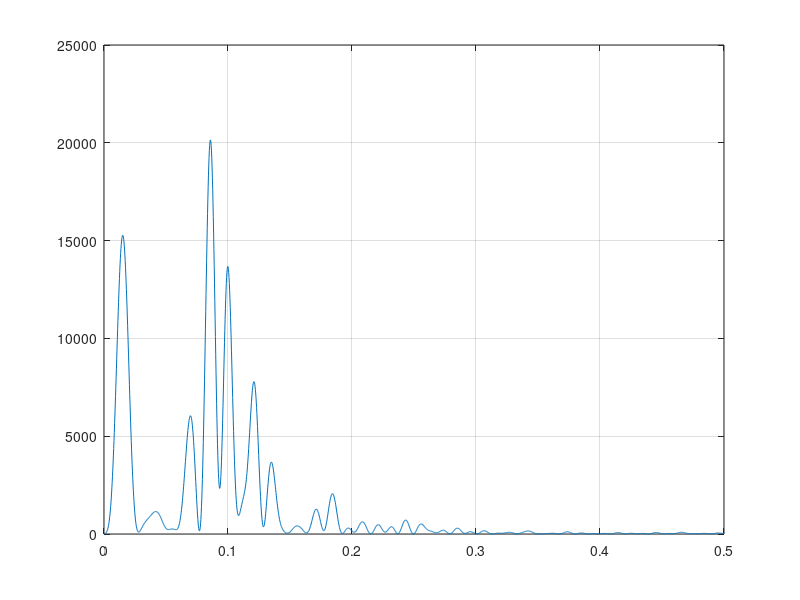
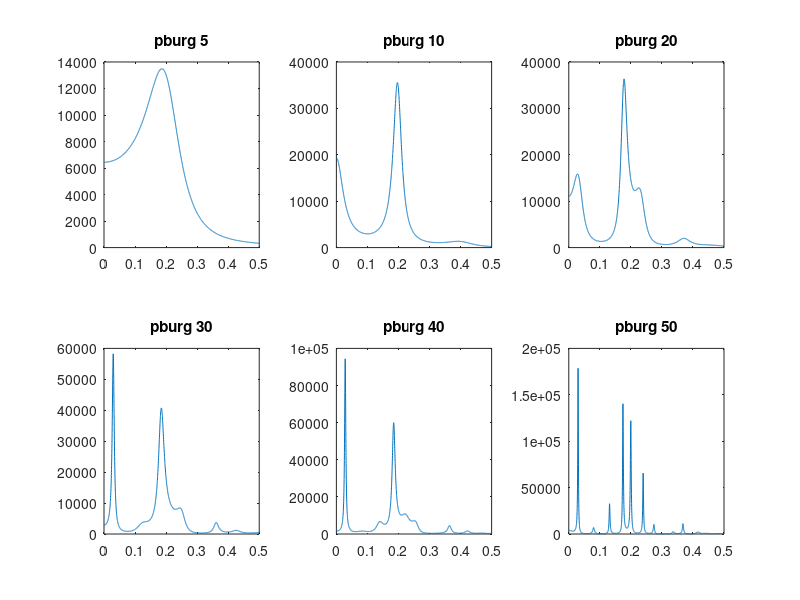

Recreate these plots in MATLAB, in order.
clear all;
close all;
load sunspot.dat;
x=sunspot;
x=x-mean(x);
M=length(x);
N=4096;
w=0:1/N:0.5-1/N;    
X=abs(fft(x,N));
Psd1=X.^2/M;   
figure(1)
plot(w,Psd1(1:N/2));grid on; 
figure(2)
psd_purg1 = pburg(x,5,N);
subplot(231)
plot(w,psd_purg1(1:N/2))
title("pburg 5")
psd_purg2 = pburg(x,10,N);
subplot(232)
plot(w,psd_purg2(1:N/2))
title("pburg 10")
psd_purg3 = pburg(x,20,N);
subplot(233)
plot(w,psd_purg3(1:N/2))
title("pburg 20")
psd_purg4 = pburg(x,30,N);
subplot(234)
plot(w,psd_purg4(1:N/2))
title("pburg 30")
psd_purg5 = pburg(x,40,N);
subplot(235)
plot(w,psd_purg5(1:N/2))
title("pburg 40")
psd_purg6 = pburg(x,50,N);
subplot(236)
plot(w,psd_purg6(1:N/2))
title("pburg 50")